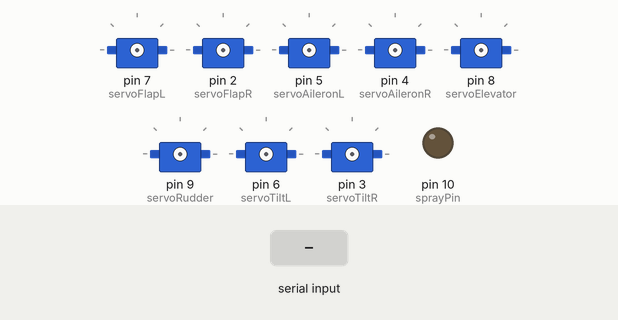
Recording of a sketch running on a simulated Arduino Uno, built with avr-gcc and run on an emulated ATmega328P. Shown: 8 × servo, output pins drawn as LEDs (lit = HIGH). The test bench sets the inputs (shaded band).

Above: at 0.1 s.
6.3 s: "MAD\n" received over Serial
At 8.0 s:
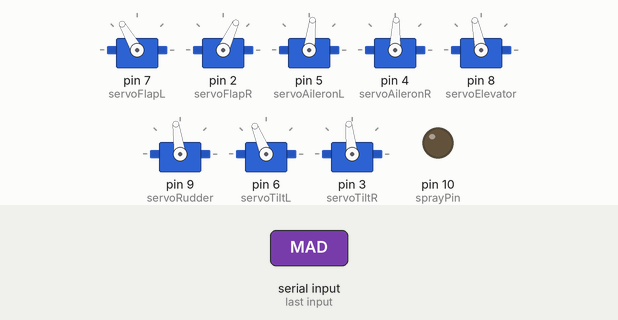
9.3 s: "spray\n" received over Serial
At 11.1 s:
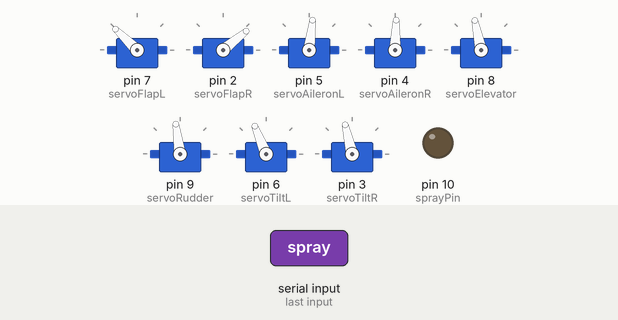
12.3 s: "spray\n" received over Serial
At 13.1 s:
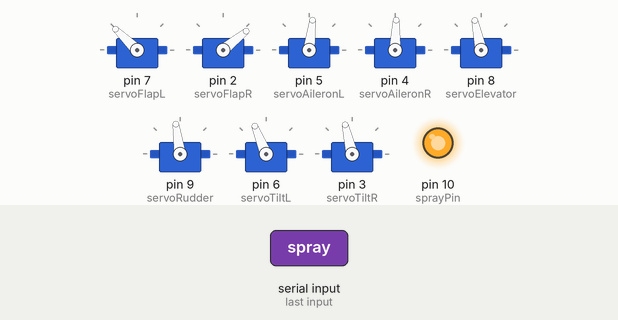
Timing chart, 0 to 15.3 s (numbered marks = the images above; inputs shaded):
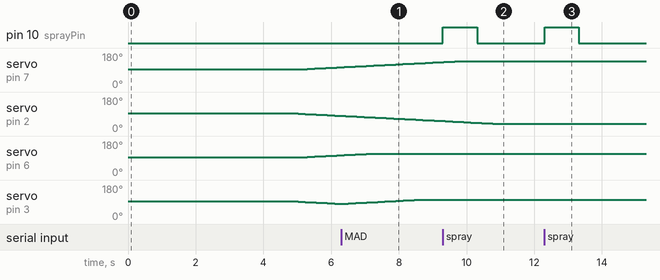

The sketch:

arduino.ino
```cpp
#include <Servo.h>

Servo servoFlapL;
Servo servoFlapR;
Servo servoAileronL;
Servo servoAileronR;
Servo servoElevator;
Servo servoRudder;
Servo servoTiltL;
Servo servoTiltR;

byte flapState = 0;  // 0, 1, 2
int rollState = 2;  // 0, 1, 2, 3, 4
int pitchState = 2; // 0, 1, 2, 3, 4
int yawState = 2;   // 0, 1, 2, 3, 4
bool horizontalMode = false;
bool targetHorizontalMode = false;

unsigned int currentLFlapPWM = 1500;
unsigned int currentRFlapPWM = 1500;
unsigned int targetLFlapPWM = 1500;
unsigned int targetRFlapPWM = 1500;

unsigned int currentLTiltPWM = 1500;
unsigned int currentRTiltPWM = 1500;
unsigned int targetLTiltPWM = 1500;
unsigned int targetRTiltPWM = 1500;

const unsigned int aileronRPWMs[] = {1750, 1600, 1450, 1300, 1150};
const unsigned int aileronLPWMs[] = {1700, 1550, 1400, 1275, 1150};
const unsigned int flapRPWMs[] = {950, 1175, 1400};
const unsigned int flapLPWMs[] = {1950, 1750, 1550};
const unsigned int elevatorPWMs[] = {1300, 1450, 1600, 1700, 1800};
const unsigned int rudderPWMs[] = {1350, 1450, 1550, 1650, 1750};
const unsigned int tiltRPWMs[] = {1950, 1250};
const unsigned int tiltLPWMs[] = {1000, 1700};
const unsigned int verticalFlightAuthority = 60;

const byte sprayPin = 10;
const unsigned long sprayDuration = 1000;
unsigned long nextSprayStop = 0;

void setup() {
  delay(5000); // leave time for reflashing in case of power surge boot loop when powering servos
  servoFlapL.attach(7);
  servoFlapR.attach(2);
  servoAileronL.attach(5);
  servoAileronR.attach(4);
  servoElevator.attach(8);
  servoRudder.attach(9);
  servoTiltL.attach(6);
  servoTiltR.attach(3);

  pinMode(sprayPin, OUTPUT);
  digitalWrite(sprayPin, LOW);

  Serial.begin(115200);
  Serial.setTimeout(100);
}

void loop() {
  if (Serial.available()) {
    String cmd = Serial.readStringUntil('\n');
    if (cmd == "MAD") {
      targetHorizontalMode = false;
      if (Serial.read() == 'h') {targetHorizontalMode = true;}
      flapState = Serial.read();
      pitchState = Serial.read();
      rollState = Serial.read();
      yawState = Serial.read();

      if (flapState > 2) {flapState = 0;}
      if (rollState > 4) {rollState = 2;}
      if (pitchState > 4) {pitchState = 2;}
      if (yawState > 4) {yawState = 2;}
      //Serial.println(rollState);
    }
    else if (cmd == "spray") {
      nextSprayStop = millis() + sprayDuration;
      digitalWrite(sprayPin, HIGH);
    }
  }

  if (millis() > nextSprayStop) {
    nextSprayStop = 0; // to prevent problems when millis() overflows
    digitalWrite(sprayPin, LOW);
  }

  if (horizontalMode == targetHorizontalMode) {
    if (horizontalMode) {
      servoAileronL.writeMicroseconds(aileronLPWMs[rollState]);
      servoAileronR.writeMicroseconds(aileronRPWMs[rollState]);
      servoElevator.writeMicroseconds(elevatorPWMs[pitchState]);
      servoRudder.writeMicroseconds(rudderPWMs[yawState]);
      targetRTiltPWM = tiltRPWMs[0];
      targetLTiltPWM = tiltLPWMs[0];
    }
    else {
      servoAileronL.writeMicroseconds(aileronLPWMs[2]);
      servoAileronR.writeMicroseconds(aileronRPWMs[2]);
      servoElevator.writeMicroseconds(elevatorPWMs[2]);
      servoRudder.writeMicroseconds(rudderPWMs[2]);
      targetRTiltPWM = tiltRPWMs[1] + verticalFlightAuthority * (-(pitchState-2) - (yawState-2));
      targetLTiltPWM = tiltLPWMs[1] + verticalFlightAuthority * ((pitchState-2) - (yawState-2));
    }

    targetRFlapPWM = flapRPWMs[flapState];
    targetLFlapPWM = flapLPWMs[flapState];
  }


   // in middle of transition
  else if (targetHorizontalMode) {
    targetRFlapPWM = flapRPWMs[2];
    targetLFlapPWM = flapLPWMs[2];
    if (currentRFlapPWM == flapRPWMs[2] and currentLFlapPWM == flapLPWMs[2]) { // wait for flaps to extend
      targetRTiltPWM = tiltRPWMs[0];
      targetLTiltPWM = tiltLPWMs[0];
      if (currentRTiltPWM == tiltRPWMs[0] and currentLTiltPWM == tiltLPWMs[0]) {
        horizontalMode = true;
      }
    }
  }
  else {
    targetRFlapPWM = flapRPWMs[2];
    targetLFlapPWM = flapLPWMs[2];
    targetRTiltPWM = tiltRPWMs[0];
    targetLTiltPWM = tiltLPWMs[0];

    if (currentRFlapPWM == flapRPWMs[2] and currentLFlapPWM == flapLPWMs[2]) { // wait for flaps to extend
      targetRTiltPWM = tiltRPWMs[1];
      targetLTiltPWM = tiltLPWMs[1];
      if (currentRTiltPWM == tiltRPWMs[1] and currentLTiltPWM == tiltLPWMs[1]) {
        horizontalMode = false;
      }
    }
  }


  // move flaps and tilt servos slowly

  if (targetRTiltPWM > currentRTiltPWM) {currentRTiltPWM += 1;}
  if (targetRTiltPWM < currentRTiltPWM) {currentRTiltPWM -= 1;}
  if (targetLTiltPWM > currentLTiltPWM) {currentLTiltPWM += 1;}
  if (targetLTiltPWM < currentLTiltPWM) {currentLTiltPWM -= 1;}
  servoTiltR.writeMicroseconds(currentRTiltPWM);
  servoTiltL.writeMicroseconds(currentLTiltPWM);

  if (targetRFlapPWM > currentRFlapPWM) {currentRFlapPWM += 1;}
  if (targetRFlapPWM < currentRFlapPWM) {currentRFlapPWM -= 1;}
  if (targetLFlapPWM > currentLFlapPWM) {currentLFlapPWM += 1;}
  if (targetLFlapPWM < currentLFlapPWM) {currentLFlapPWM -= 1;}
  servoFlapR.writeMicroseconds(currentRFlapPWM);
  servoFlapL.writeMicroseconds(currentLFlapPWM);

  delay(10);
}
```

Measured:
- after the input at 9.3 s, pin 10 (sprayPin): LOW → HIGH at once, → LOW 1.0 s later
- after the input at 12.3 s, pin 10 (sprayPin): LOW → HIGH at once, → LOW 1.0 s later
